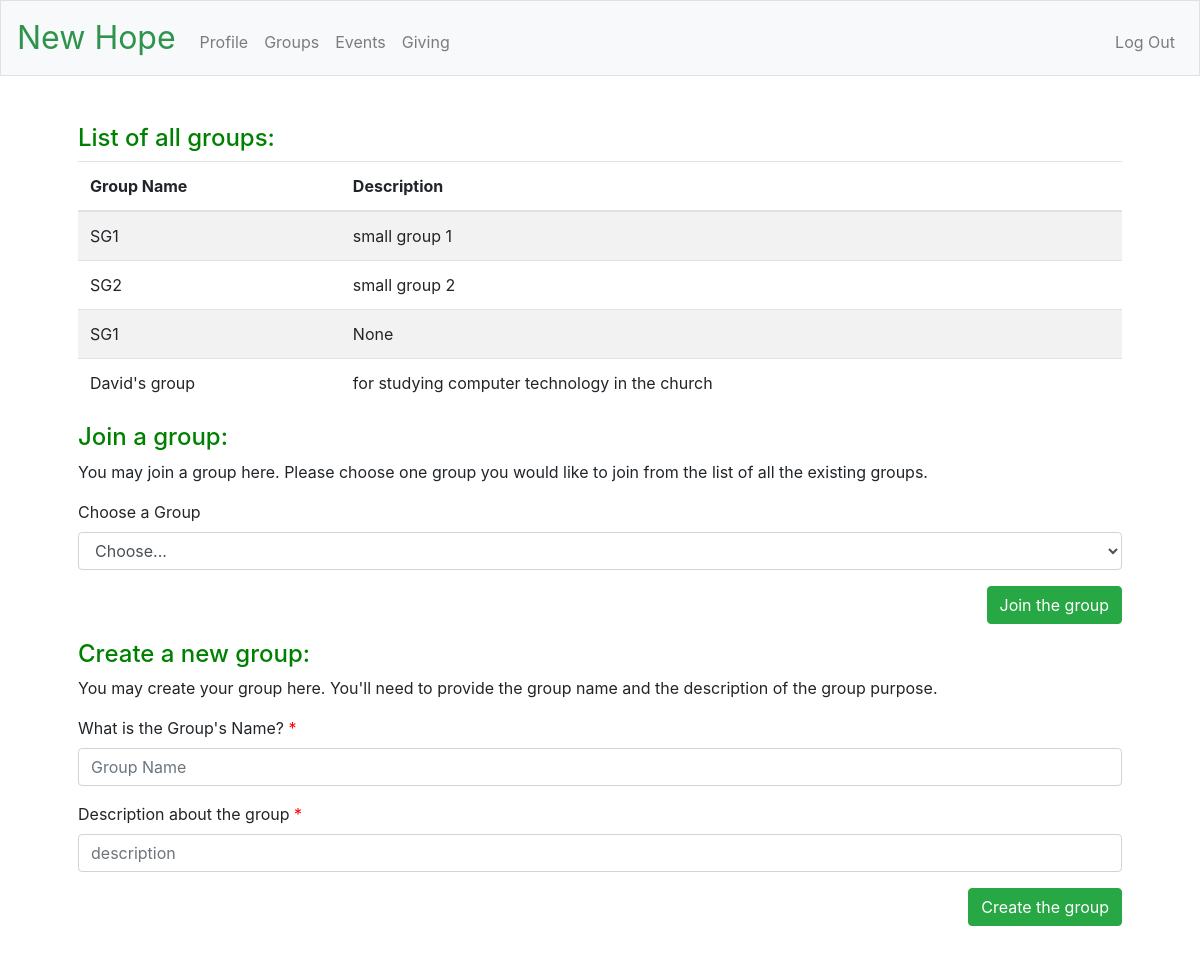
The page /group (signed in) on the database its author committed.
### tables this page shows
CREATE TABLE groups ('group_id' INTEGER, 'group_name' TEXT, 'description' TEXT, 'user_id' INTEGER);

### application.py (the view, shortened to what this page needs)
@app.route("/group", methods=["GET", "POST"])
@login_required
def group():
    groups = db.execute("SELECT DISTINCT group_id, group_name, description FROM groups")
    if request.method == "GET":
        return render_template("groups.html", groups=groups)

### application.py (called while the page is built)
@app.after_request
def after_request(response):
    response.headers["Cache-Control"] = "no-cache, no-store, must-revalidate"
    response.headers["Expires"] = 0
    response.headers["Pragma"] = "no-cache"
    return response

### helpers.py (called while the page is built)
def login_required(f):
    @wraps(f)
    def decorated_function(*args, **kwargs):
        if session.get("user_id") is None:
            return redirect("/login")
        return f(*args, **kwargs)
    return decorated_function

### templates/groups.html (shortened to what this page needs)
{% extends "layout.html" %}
{% block main %}
    <form action="/group" method="post">
        <h4>List of all groups:</h4>
        <table class="table table-striped">
            <thead>
                <tr>
                    <th>Group Name</th>
                    <th>Description</th>
                </tr>
            </thead>
            <tbody>
                {% for group in groups %}
                    <tr>
                        <td>{{ group['group_name'] }}</td>
                        <td>{{ group['description'] }}</td>
                    </tr>
                {% endfor %}
            </tbody>
        </table>
        <h4>Join a group:</h4>
        <p>You may join a group here. Please choose one group you would like to join from the list of all the existing groups.</p>
            <div class="form-group">
                <label>Choose a Group</label>
                <select class="form-control" id="group" name="group" required>
                    <option disabled selected>Choose...</option>
                </select>
            </div>
            <div class="align-right">
                <button class="btn btn-success" type="submit">Join the group</button>
            </div>
    </form>
    <h4>Create a new group:</h4>
    <p>You may create your group here. You'll need to provide the group name and the description of the group purpose.</p>
    <form action="/createGroup" method="post">
        <div class="form-group">
            <label class="required">What is the Group's Name?</label>
                <input class="form-control" autofocus name="groupname" id="groupname" placeholder="Group Name" type="text" required>
        </div>
        <div class="form-group">
            <label class="required">Description about the group</label>
            <input class="form-control" name="description"  id="description" placeholder="description" type="text" required>
        </div>
        <div class="align-right">
            <button class="btn btn-success" type="submit">Create the group</button>
        </div>
    </form>
{% endblock %}

### static/styles.css (style rules this page uses)
.required:after { content: " *"; color: red; }
.align-right { text-align: right; border: 0; }
h4 { color: green; }

### rows shown on the page
groups: group_name "SG2", description "small group 2"
groups: group_name "David's group", description "for studying computer technology in the church"

### other values the page prints
{{ group['group_name'] }} "SG1" "SG1"
{{ group['description'] }} "small group 1" "None"
